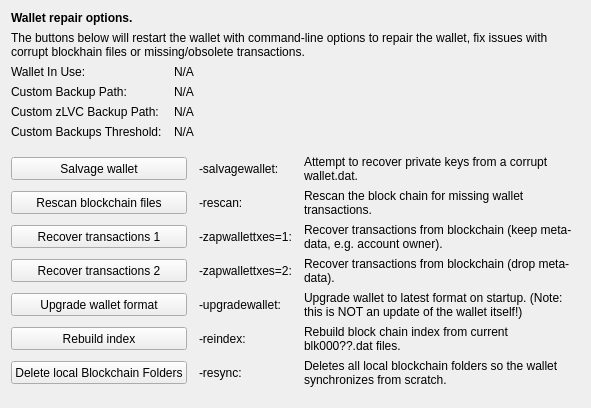
     <widget class="QWidget" name="tab_repair">
      <attribute name="title">
       <string>&amp;Wallet Repair</string>
      </attribute>
      <layout class="QGridLayout" name="gridLayout_4" columnstretch="0,0,0,0">
       <property name="horizontalSpacing">
        <number>12</number>
       </property>
       <item row="0" column="0" colspan="4">
        <widget class="QLabel" name="label_repair_header">
         <property name="font">
          <font>
           <weight>75</weight>
           <bold>true</bold>
          </font>
         </property>
         <property name="text">
          <string>Wallet repair options.</string>
         </property>
        </widget>
       </item>
       <item row="1" column="0" colspan="4">
        <widget class="QLabel" name="label_repair_helptext">
         <property name="font">
          <font>
           <weight>50</weight>
           <bold>false</bold>
          </font>
         </property>
         <property name="text">
          <string>The buttons below will restart the wallet with command-line options to repair the wallet, fix issues with corrupt blockhain files or missing/obsolete transactions.</string>
         </property>
         <property name="wordWrap">
          <bool>true</bool>
         </property>
        </widget>
       </item>
       <item row="2" column="0">
        <widget class="QLabel" name="wallet_path_label">
         <property name="text">
          <string>Wallet In Use:</string>
         </property>
        </widget>
       </item>
       <item row="2" column="1" colspan="3">
        <widget class="QLabel" name="wallet_path">
         <property name="cursor">
          <cursorShape>IBeamCursor</cursorShape>
         </property>
         <property name="text">
          <string>N/A</string>
         </property>
         <property name="textFormat">
          <enum>Qt::PlainText</enum>
         </property>
         <property name="textInteractionFlags">
          <set>Qt::LinksAccessibleByMouse|Qt::TextSelectableByKeyboard|Qt::TextSelectableByMouse</set>
         </property>
        </widget>
       </item>
       <item row="3" column="0">
        <widget class="QLabel" name="wallet_custombackuppath_label">
         <property name="text">
          <string>Custom Backup Path:</string>
         </property>
         <property name="visible">
          <bool>false</bool>
         </property>
        </widget>
       </item>
       <item row="3" column="1" colspan="3">
        <widget class="QLabel" name="wallet_custombackuppath">
         <property name="cursor">
          <cursorShape>IBeamCursor</cursorShape>
         </property>
         <property name="text">
          <string>N/A</string>
         </property>
         <property name="textFormat">
          <enum>Qt::PlainText</enum>
         </property>
         <property name="textInteractionFlags">
          <set>Qt::LinksAccessibleByMouse|Qt::TextSelectableByKeyboard|Qt::TextSelectableByMouse</set>
         </property>
         <property name="visible">
          <bool>false</bool>
         </property>
        </widget>
       </item>
       <item row="4" column="0">
        <widget class="QLabel" name="wallet_customzlvcbackuppath_label">
         <property name="text">
          <string>Custom zLVC Backup Path:</string>
         </property>
         <property name="visible">
          <bool>false</bool>
         </property>
        </widget>
       </item>
       <item row="4" column="1" colspan="3">
        <widget class="QLabel" name="wallet_customzlvcbackuppath">
         <property name="cursor">
          <cursorShape>IBeamCursor</cursorShape>
         </property>
         <property name="text">
          <string>N/A</string>
         </property>
         <property name="textFormat">
          <enum>Qt::PlainText</enum>
         </property>
         <property name="textInteractionFlags">
          <set>Qt::LinksAccessibleByMouse|Qt::TextSelectableByKeyboard|Qt::TextSelectableByMouse</set>
         </property>
         <property name="visible">
          <bool>false</bool>
         </property>
        </widget>
       </item>
       <item row="5" column="0">
        <widget class="QLabel" name="wallet_custombackupthreshold_label">
         <property name="text">
          <string>Custom Backups Threshold:</string>
         </property>
         <property name="visible">
          <bool>false</bool>
         </property>
        </widget>
       </item>
       <item row="5" column="1" colspan="3">
        <widget class="QLabel" name="wallet_custombackupthreshold">
         <property name="cursor">
          <cursorShape>IBeamCursor</cursorShape>
         </property>
         <property name="text">
          <string>N/A</string>
         </property>
         <property name="textFormat">
          <enum>Qt::PlainText</enum>
         </property>
         <property name="textInteractionFlags">
          <set>Qt::LinksAccessibleByMouse|Qt::TextSelectableByKeyboard|Qt::TextSelectableByMouse</set>
         </property>
         <property name="visible">
          <bool>false</bool>
         </property>
        </widget>
       </item>
       <item row="6" column="0">
        <spacer name="verticalSpacer_repair1">
         <property name="orientation">
          <enum>Qt::Vertical</enum>
         </property>
         <property name="sizeHint" stdset="0">
          <size>
           <width>10</width>
           <height>10</height>
          </size>
         </property>
        </spacer>
       </item>
       <item row="7" column="0" colspan="2">
        <widget class="QPushButton" name="btn_salvagewallet">
         <property name="minimumSize">
          <size>
           <width>100</width>
           <height>23</height>
          </size>
         </property>
         <property name="text">
          <string>Salvage wallet</string>
         </property>
        </widget>
       </item>
       <item row="7" column="2">
        <widget class="QLabel" name="label_repair_salvage_command">
         <property name="text">
          <string notr="true">-salvagewallet:</string>
         </property>
        </widget>
       </item>
       <item row="7" column="3">
        <widget class="QLabel" name="label_repair_salvage">
         <property name="text">
          <string>Attempt to recover private keys from a corrupt wallet.dat.</string>
         </property>
         <property name="wordWrap">
          <bool>true</bool>
         </property>
        </widget>
       </item>
       <item row="8" column="0" colspan="2">
        <widget class="QPushButton" name="btn_rescan">
         <property name="minimumSize">
          <size>
           <width>100</width>
           <height>23</height>
          </size>
         </property>
         <property name="text">
          <string>Rescan blockchain files</string>
         </property>
        </widget>
       </item>
       <item row="8" column="2">
        <widget class="QLabel" name="label_repair_rescan_command">
         <property name="text">
          <string notr="true">-rescan:</string>
         </property>
        </widget>
       </item>
       <item row="8" column="3">
        <widget class="QLabel" name="label_repair_rescan">
         <property name="text">
          <string>Rescan the block chain for missing wallet transactions.</string>
         </property>
         <property name="wordWrap">
          <bool>true</bool>
         </property>
        </widget>
       </item>
       <item row="9" column="0" colspan="2">
        <widget class="QPushButton" name="btn_zapwallettxes1">
         <property name="minimumSize">
          <size>
           <width>100</width>
           <height>23</height>
          </size>
         </property>
         <property name="text">
          <string>Recover transactions 1</string>
         </property>
        </widget>
       </item>
       <item row="9" column="2">
        <widget class="QLabel" name="label_repair_zap1_command">
         <property name="text">
          <string notr="true">-zapwallettxes=1:</string>
         </property>
        </widget>
       </item>
       <item row="9" column="3">
        <widget class="QLabel" name="label_repair_zap1">
         <property name="text">
          <string>Recover transactions from blockchain (keep meta-data, e.g. account owner).</string>
         </property>
         <property name="wordWrap">
          <bool>true</bool>
         </property>
        </widget>
       </item>
       <item row="10" column="0" colspan="2">
        <widget class="QPushButton" name="btn_zapwallettxes2">
         <property name="minimumSize">
          <size>
           <width>100</width>
           <height>23</height>
          </size>
         </property>
         <property name="text">
          <string>Recover transactions 2</string>
         </property>
        </widget>
       </item>
       <item row="10" column="2">
        <widget class="QLabel" name="label_repair_zap2_command">
         <property name="text">
          <string notr="true">-zapwallettxes=2:</string>
         </property>
        </widget>
       </item>
       <item row="10" column="3">
        <widget class="QLabel" name="label_repair_zap2">
         <property name="text">
          <string>Recover transactions from blockchain (drop meta-data).</string>
         </property>
         <property name="wordWrap">
          <bool>true</bool>
         </property>
        </widget>
       </item>
       <item row="11" column="0" colspan="2">
        <widget class="QPushButton" name="btn_upgradewallet">
         <property name="minimumSize">
          <size>
           <width>100</width>
           <height>23</height>
          </size>
         </property>
         <property name="text">
          <string>Upgrade wallet format</string>
         </property>
        </widget>
       </item>
       <item row="11" column="2">
        <widget class="QLabel" name="label_repair_upgrade_command">
         <property name="text">
          <string notr="true">-upgradewallet:</string>
         </property>
        </widget>
       </item>
       <item row="11" column="3">
        <widget class="QLabel" name="label_repair_upgrade">
         <property name="text">
          <string>Upgrade wallet to latest format on startup. (Note: this is NOT an update of the wallet itself!)</string>
         </property>
         <property name="wordWrap">
          <bool>true</bool>
         </property>
        </widget>
       </item>
       <item row="12" column="0" colspan="2">
        <widget class="QPushButton" name="btn_reindex">
         <property name="minimumSize">
          <size>
           <width>100</width>
           <height>23</height>
          </size>
         </property>
         <property name="text">
          <string>Rebuild index</string>
         </property>
        </widget>
       </item>
       <item row="12" column="2">
        <widget class="QLabel" name="label_repair_reindex_command">
         <property name="text">
          <string notr="true">-reindex:</string>
         </property>
        </widget>
       </item>
       <item row="12" column="3">
        <widget class="QLabel" name="label_repair_reindex">
         <property name="text">
          <string>Rebuild block chain index from current blk000??.dat files.</string>
         </property>
         <property name="wordWrap">
          <bool>true</bool>
         </property>
        </widget>
       </item>
       <item row="13" column="0" colspan="2">
        <widget class="QPushButton" name="btn_resync">
         <property name="minimumSize">
          <size>
           <width>100</width>
           <height>23</height>
          </size>
         </property>
         <property name="text">
          <string>Delete local Blockchain Folders</string>
         </property>
        </widget>
       </item>
       <item row="13" column="2">
        <widget class="QLabel" name="label_repair_resync_command">
         <property name="text">
          <string>-resync:</string>
         </property>
        </widget>
       </item>
       <item row="13" column="3">
        <widget class="QLabel" name="label_repair_resync">
         <property name="text">
          <string>Deletes all local blockchain folders so the wallet synchronizes from scratch.</string>
         </property>
         <property name="wordWrap">
          <bool>true</bool>
         </property>
        </widget>
       </item>
       <item row="14" column="0">
        <spacer name="verticalSpacer_repair2">
         <property name="orientation">
          <enum>Qt::Vertical</enum>
         </property>
         <property name="sizeHint" stdset="0">
          <size>
           <width>20</width>
           <height>10</height>
          </size>
         </property>
        </spacer>
       </item>
      </layout>
     </widget>
